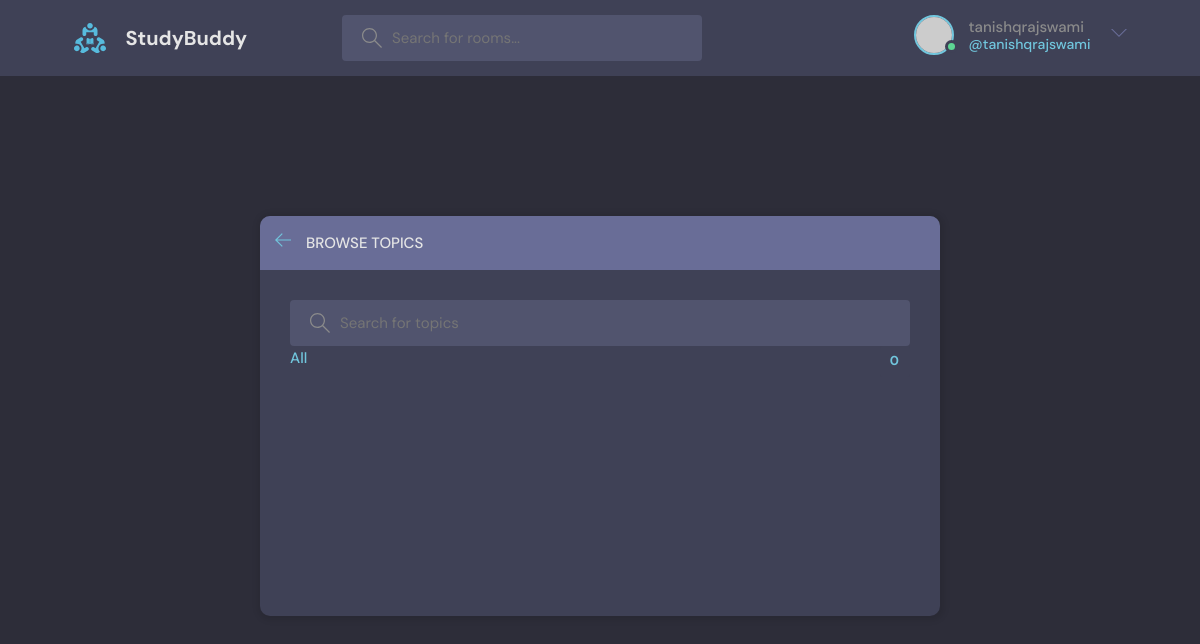
The page /topics/ (signed in) on the database as committed earlier.
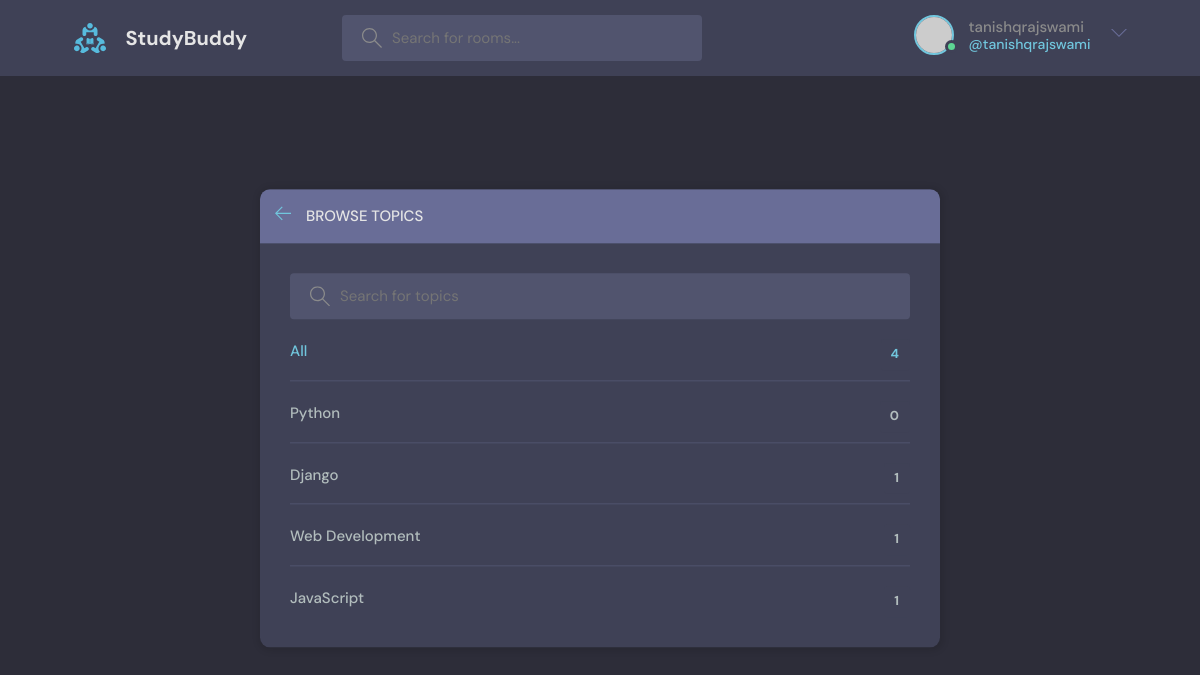
The same page on the database as committed later.
### base/models.py (models this page shows, shortened)
class Topic(models.Model):
    name = models.CharField(max_length = 200)

### base/views.py (the view)
# urls.py: path('topics/', views.topicsPage, name = "topics"),
def topicsPage(request):
    q = request.GET.get('q') if request.GET.get('q') != None else ''
    topics = Topic.objects.filter(name__icontains=q)
    return render(request, 'base/topics.html', {'topics':topics})

### base/templates/base/topics.html (shortened to what this page needs)
{% extends 'main.html' %}
{% block content %}
<main class="create-room layout">
  <div class="container">
    <div class="layout__box">
      <div class="layout__boxHeader">
        <div class="layout__boxTitle">
          <a href="{% url 'home' %}">
            <svg version="1.1" xmlns="http://www.w3.org/2000/svg" width="32" height="32" viewBox="0 0 32 32">
              <title>arrow-left</title>
              <path
                d="M13.723 2.286l-13.723 13.714 13.719 13.714 1.616-1.611-10.96-10.96h27.625v-2.286h-27.625l10.965-10.965-1.616-1.607z">
              </path>
            </svg>
          </a>
          <h3>Browse Topics</h3>
        </div>
      </div>
      <div class="topics-page layout__body">
        <form method="GET" action="" class="header__search">
          <label>
            <input name="q" placeholder="Search for topics" />
          </label>
        </form>
        <ul class="topics__list">
          <li>
            <a href="{% url 'topics' %}" class="active">All <span>{{topics.count}}</span></a>
          </li>
          {% for topic in topics %}
          <li>
            <a href="{% url 'home' %}?q={{topic.name}}">{{topic.name}} <span>{{topic.room_set.all.count}}</span></a>
          </li>
          {% endfor %}
        </ul>
      </div>
    </div>
  </div>
</main>
{% endblock content %}

Rows that differ between the two databases and show on the page:
added Topic: name "Python", room_set.all.count "0"
added Topic: name "Django", room_set.all.count "1"
added Topic: name "Web Development", room_set.all.count "1"
added Topic: name "JavaScript", room_set.all.count "1"
Other text that changed with them:
{{ topics.count }}: "0" → "4"
